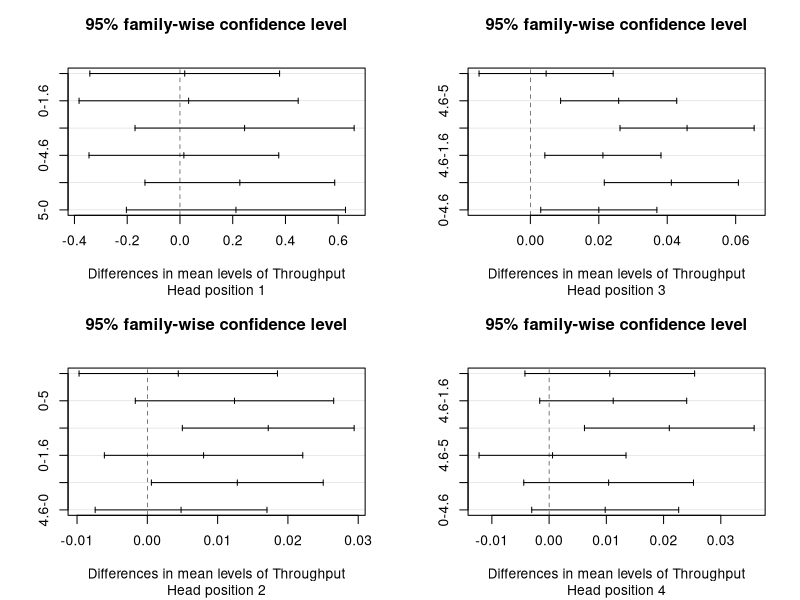

The R source for this figure:
### Code by R. Solimeno
# ANOVA for multiple variables
# Line width data from ImageXpert analysis of print targets
#  Desire to compare various runs at different line speeds and throughput volume
#  versus print head position (1 through 4) of 500 nozzles each (TIJ4.0)


lwdata <- read.csv('Linewidth.csv', header = TRUE)

attach(lwdata)

Speed<-factor(Speed)
Throughput<-factor(Throughput)



ResFullMod1<-lm(Head1~Throughput+Speed+Throughput:Speed);ResFullMod1
ResFullMod2<-lm(Head2~Throughput+Speed+Throughput:Speed);ResFullMod2
ResFullMod3<-lm(Head3~Throughput+Speed+Throughput:Speed);ResFullMod3
ResFullMod4<-lm(Head4~Throughput+Speed+Throughput:Speed);ResFullMod4

anova(ResFullMod1)
anova(ResFullMod2)
anova(ResFullMod3)
anova(ResFullMod4)

TukeyHSD(aov(Head1~Throughput), "Throughput", ordered = TRUE)
TukeyHSD(aov(Head2~Throughput), "Throughput", ordered = TRUE)
TukeyHSD(aov(Head3~Throughput), "Throughput", ordered = TRUE)
TukeyHSD(aov(Head4~Throughput), "Throughput", ordered = TRUE)


   layout(matrix(c(1,2,3,4),2,2))
   
   plot(TukeyHSD(aov(Head1~Throughput), "Throughput", ordered = TRUE)) 
    title(sub="Head position 1")
   plot(TukeyHSD(aov(Head2~Throughput), "Throughput", ordered = TRUE))
    title(sub="Head position 2")
   plot(TukeyHSD(aov(Head3~Throughput), "Throughput", ordered = TRUE))
    title(sub="Head position 3")
   plot(TukeyHSD(aov(Head4~Throughput), "Throughput", ordered = TRUE))
    title(sub="Head position 4")
   





